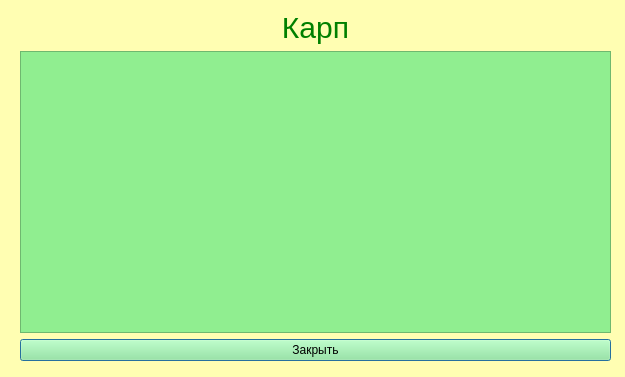
<?xml version="1.0" encoding="UTF-8"?>
<ui version="4.0">
 <class>CarpForManager</class>
 <widget class="QDialog" name="CarpForManager">
  <property name="geometry">
   <rect>
    <x>0</x>
    <y>0</y>
    <width>625</width>
    <height>377</height>
   </rect>
  </property>
  <property name="windowTitle">
   <string>Dialog</string>
  </property>
  <property name="styleSheet">
   <string notr="true">background-color:rgb(255, 254, 178);
</string>
  </property>
  <widget class="QWidget" name="layoutWidget">
   <property name="geometry">
    <rect>
     <x>20</x>
     <y>10</y>
     <width>591</width>
     <height>351</height>
    </rect>
   </property>
   <layout class="QVBoxLayout" name="verticalLayout">
    <item>
     <widget class="QLabel" name="label">
      <property name="styleSheet">
       <string notr="true">font-size:30px;
color:green</string>
      </property>
      <property name="text">
       <string>&lt;html&gt;&lt;head/&gt;&lt;body&gt;&lt;p align=&quot;center&quot;&gt;Карп&lt;/p&gt;&lt;/body&gt;&lt;/html&gt;</string>
      </property>
     </widget>
    </item>
    <item>
     <widget class="QTableWidget" name="twCarp">
      <property name="styleSheet">
       <string notr="true">color: black;
background-color: lightgreen</string>
      </property>
     </widget>
    </item>
    <item>
     <widget class="QPushButton" name="logout">
      <property name="styleSheet">
       <string notr="true">color: black;
background-color: lightgreen</string>
      </property>
      <property name="text">
       <string>Закрыть</string>
      </property>
     </widget>
    </item>
   </layout>
  </widget>
 </widget>
 <resources/>
 <connections/>
</ui>
